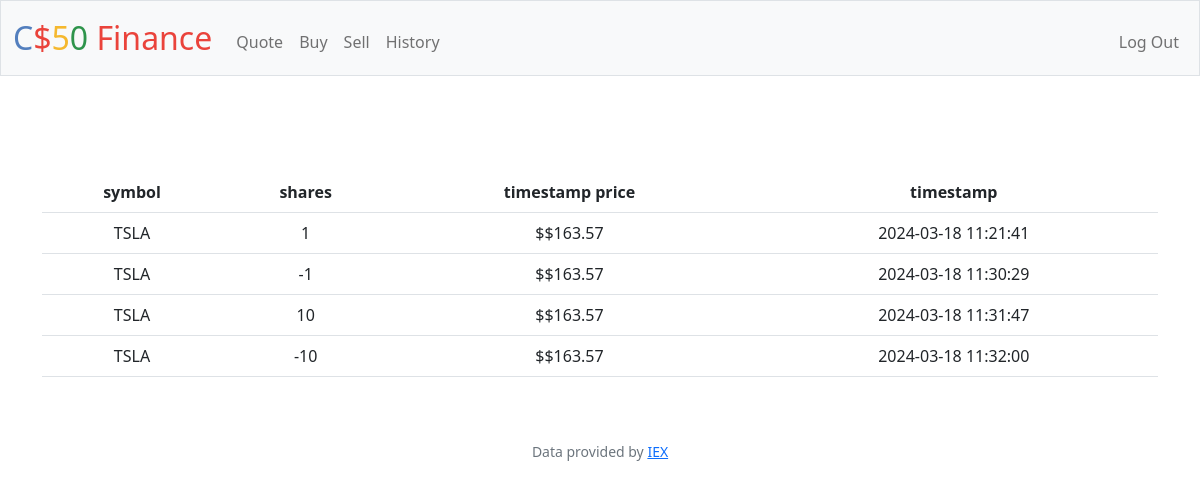
The app's page /history (signed in) with its own data.
### tables this page shows
CREATE TABLE history (
   id INTEGER PRIMARY KEY,
   user_id INTEGER,
   symbol TEXT NOT NULL,
   shares INTEGER NOT NULL,
   timestamp_price FLOAT,
   timestamp DATETIME DEFAULT CURRENT_TIMESTAMP,
   FOREIGN KEY (user_id) REFERENCES users(id)
   );

### app.py (the view)
@app.route("/history")
@login_required
def history():
    history_rows = db.execute('SELECT * FROM history WHERE user_id = ?', session.get('user_id'))
    return render_template('history.html', history_rows = history_rows)

### app.py (called while the page is built)
@app.after_request
def after_request(response):
    response.headers["Cache-Control"] = "no-cache, no-store, must-revalidate"
    response.headers["Expires"] = 0
    response.headers["Pragma"] = "no-cache"
    return response

### helpers.py (called while the page is built)
def login_required(f):
    @wraps(f)
    def decorated_function(*args, **kwargs):
        if session.get("user_id") is None:
            return redirect("/login")
        return f(*args, **kwargs)
    return decorated_function

def usd(value):
    return f"${value:,.2f}"

### templates/history.html (shortened to what this page needs)
{% extends "layout.html" %}
{% block main %}
<div class="container mt-5">
    <table class="table">
        <tr>
            <th>symbol</th>
            <th>shares</th>
            <th>timestamp price</th>
            <th>timestamp</th>
        </tr>
        {% for row in history_rows %}
        <tr>
            <td>{{row.symbol}}</td>
            <td>{{row.shares}}</td>
            <td>${{row.timestamp_price | usd }}</td>
            <td>{{row.timestamp}}</td>
        </tr>
        {% endfor %}
    </table>
</div>
{% endblock %}

### templates/layout.html (shortened to what this page needs)
<!DOCTYPE html>
<html lang="en">
    <head>
        <link href="https://cdn.jsdelivr.net/npm/bootstrap@5.1.3/dist/css/bootstrap.min.css" rel="stylesheet">
        <link href="/static/styles.css" rel="stylesheet">
    </head>
    <body>
        <nav class="bg-light border navbar navbar-expand-md navbar-light">
            <div class="container-fluid">
                <a class="navbar-brand" href="/"><span class="blue">C</span><span class="red">$</span><span class="yellow">5</span><span class="green">0</span> <span class="red">Finance</span></a>
                <div class="collapse navbar-collapse" id="navbar">
                    {% if session["user_id"] %}
                        <ul class="navbar-nav me-auto mt-2">
                            <li class="nav-item"><a class="nav-link" href="/quote">Quote</a></li>
                            <li class="nav-item"><a class="nav-link" href="/buy">Buy</a></li>
                            <li class="nav-item"><a class="nav-link" href="/sell">Sell</a></li>
                            <li class="nav-item"><a class="nav-link" href="/history">History</a></li>
                        </ul>
                        <ul class="navbar-nav ms-auto mt-2">
                            <li class="nav-item"><a class="nav-link" href="/logout">Log Out</a></li>
                        </ul>
                    {% else %}
                        <ul class="navbar-nav ms-auto mt-2">
                            <li class="nav-item"><a class="nav-link" href="/register">Register</a></li>
                            <li class="nav-item"><a class="nav-link" href="/login">Log In</a></li>
                        </ul>
                    {% endif %}
                </div>
            </div>
        </nav>
        <main class="container-fluid py-5 text-center">
            {% block main %}{% endblock %}
        </main>
        <footer class="mb-5 small text-center text-muted">
            Data provided by <a href="https://iexcloud.io/">IEX</a>
        </footer>
    </body>
</html>

### static/styles.css (style rules this page uses)
nav .navbar-brand { font-size: xx-large; }
nav .navbar-brand .blue { color: #537fbe; }
nav .navbar-brand .red { color: #ea433b; }
nav .navbar-brand .yellow { color: #f5b82e; }
nav .navbar-brand .green { color: #2e944b; }

### records on screen
history: symbol "TSLA", shares "1", timestamp_price "$163.57", timestamp "2024-03-18 11:21:41"
history: symbol "TSLA", shares "-1", timestamp_price "$163.57", timestamp "2024-03-18 11:30:29"
history: symbol "TSLA", shares "10", timestamp_price "$163.57", timestamp "2024-03-18 11:31:47"
history: symbol "TSLA", shares "-10", timestamp_price "$163.57", timestamp "2024-03-18 11:32:00"
